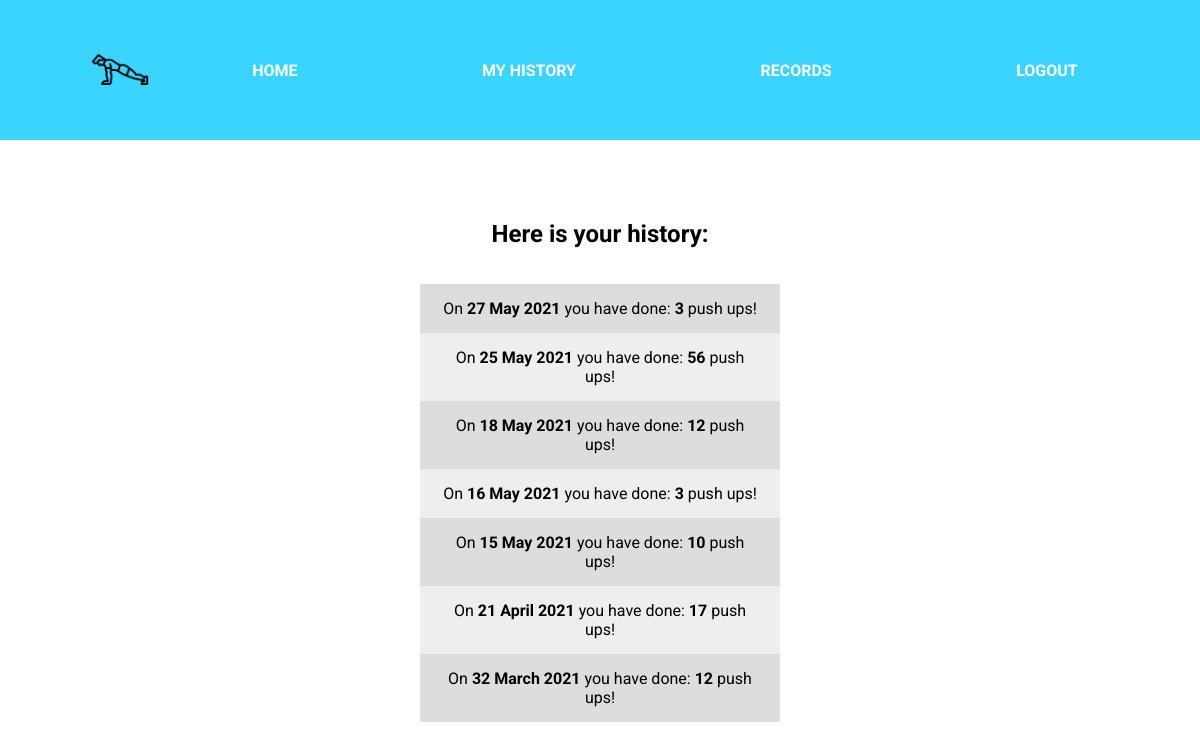
Page /myhistory/ (signed in) on the earlier database version.
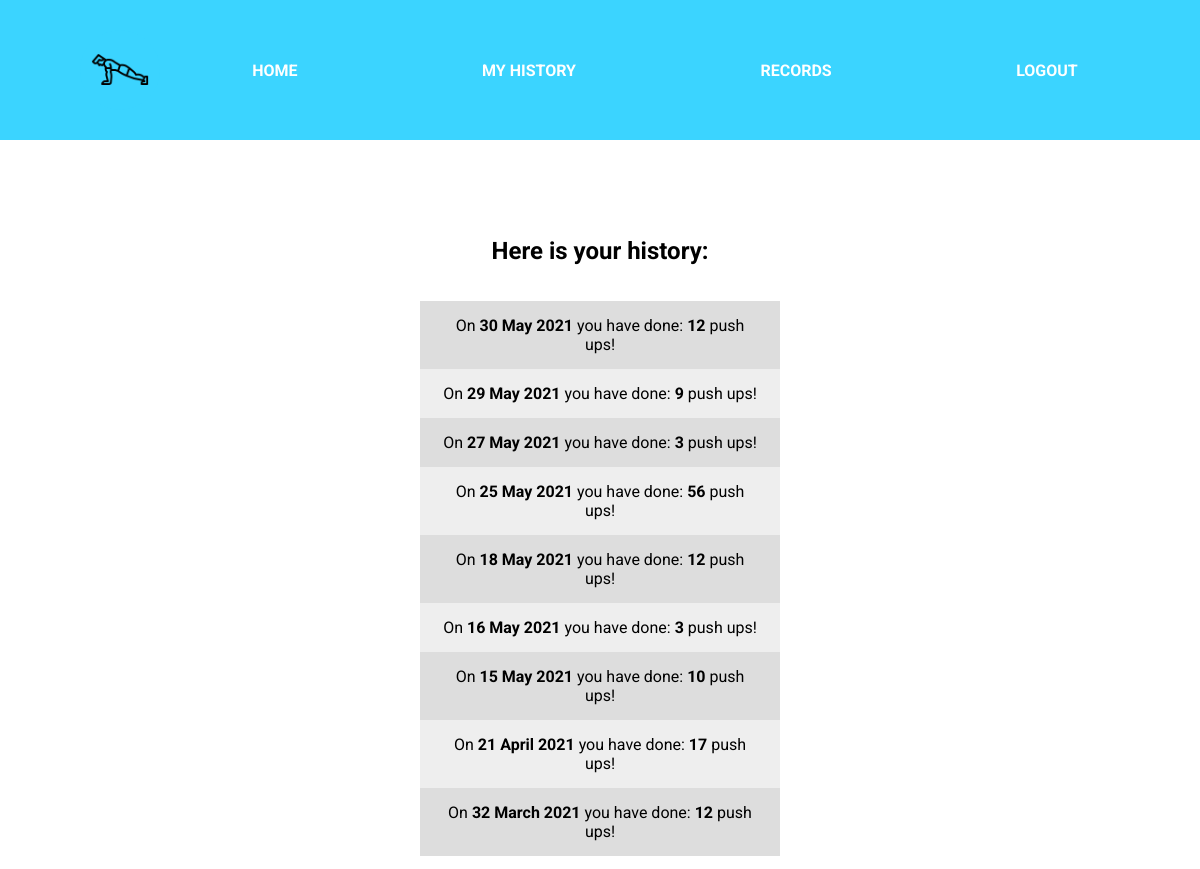
Same page on the later database version.
### pushapp/models.py (models this page shows)
class PushUps(models.Model):
    user = models.ForeignKey(Person, on_delete=models.CASCADE, null=True)
    numOfPushUps = IntegerRangeField(min_value=1)
    date = models.DateTimeField('date')
    class Meta:
        unique_together = ['date', 'user']

### pushapp/views.py (the view)
# urls.py: path('myhistory/', views.myhistory, name='myhistory'),
def myhistory(request):
    loggedUser = request.user.username
    pushapphistory = (PushUps.objects
                      .filter(user__user__username=loggedUser).order_by('-date')
                      )
    for item in pushapphistory:
        year = item.date.strftime("%Y")
        monthname = item.date.strftime('%B')
        day = item.date.strftime("%d")
        day = int(day) + 1
        day = str(day)
        date = day + ' ' + monthname + ' ' + year
        item.date = date
    context = {
        'numOfPushUps_list': pushapphistory,
        'loggedUser': loggedUser
    }
    return render(request, "./myhistory.html", context)

### pushapp/templates/myhistory.html
{% extends "base.html" %}
{% block history %}
<div class="myHistory_panel">
    <h2>Here is your history:</h2>
    <ul>
        {% for instace in numOfPushUps_list %}
        <li>On <b>{{instace.date}}</b> you have done: <b>{{instace.numOfPushUps}}</b> push ups!</li>
        {% endfor %}
    </ul>
</div>
{% endblock %}

### pushapp/templates/base.html (shortened to what this page needs)
<html>
    <head>
        {% load static %}
        {% load static %}
        {% block stylesheets %}
            <link rel="stylesheet" href="{% static 'styles.css' %}">
        {% endblock stylesheets %}
    </head>
    <body>
    {% if user.is_authenticated %}
        <header class="container">
            {% load static %}
            <div><img src="{% static 'push-up.png' %}"></div>
            <nav>
                <ul>
                    {% if user.is_authenticated %}
                        <li><a href="/">HOME</a></li>
                        <li><a href="/myhistory">MY HISTORY</a></li>
                        <li><a href="/records">RECORDS</a></li>
                        <li><a href="/logout">LOGOUT</a></li>
                    {% endif %}
                </ul>
            </nav>
        </header>
        <main>
                {% block history %}
                {% endblock %}
        </main>
        {% else %}
        <main class="not_auth">
            <a href="/login">LOG IN</a>
        </main>
        {% endif %}
    </body>
</html>

### pushapp/static/styles.css (style rules this page uses)
body { margin: 0; padding: 0; box-sizing: border-box; font-family: 'Roboto', sans-serif; }
main { display: flex; justify-content: center; align-items: center; }
.container { display: flex; padding: 30px; background-color: #3bd4ff; }
.container div { padding: 10px; border-radius: 50%; background-color: #3bd4ff; margin-left: 50px; }
.container div img { width: 60px; }
.container nav { flex-grow: 1; padding: 10px 0; display: flex; align-items: center; }
.container nav ul { padding: 0; flex-grow: 1; display: flex; justify-content: space-around; }
.container nav li { list-style-type: none; }
.container nav li a { padding: 10px 20px; text-decoration: none; color: white; font-weight: bold; transition: 0.3s; border: 2px solid transparent; }
main .myHistory_panel { display: flex; flex-direction: column; align-items: center; position: absolute; top: 25%; width: 30%; }
main .myHistory_panel ul { list-style-type: none; padding: 0; width: 100%; }
main .myHistory_panel ul li { padding: 15px 20px; background-color: #ddd; text-align: center; }
main .myHistory_panel ul li:nth-child(even) { background-color: #eee; }

Differences in the rows shown:
added PushUps: date "30 May 2021", numOfPushUps "12"
added PushUps: date "29 May 2021", numOfPushUps "9"
